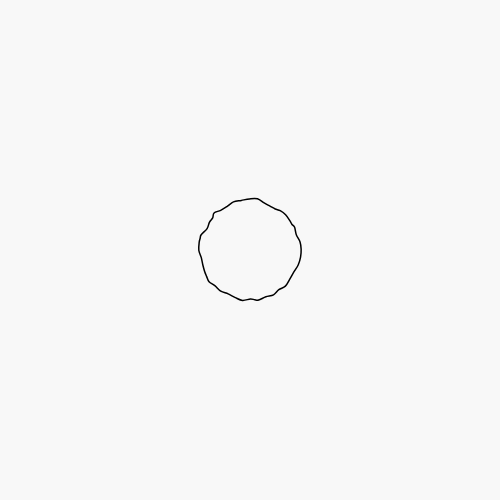
Frame 1 (no input)
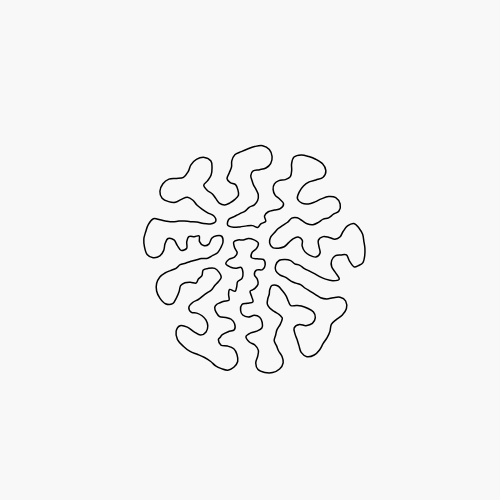
Frame 60 (no input)
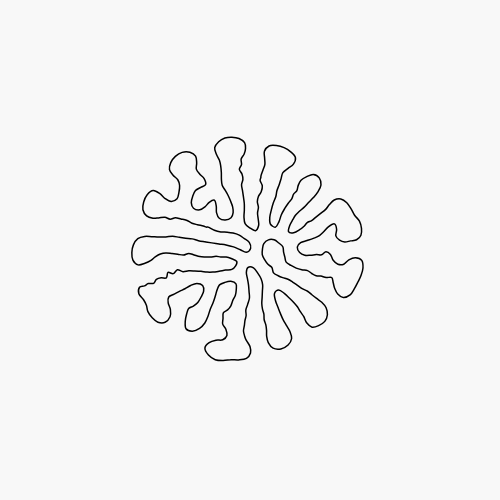
Frame 120 (the mouse pressed at the canvas centre since frame 60)

The p5.js sketch that drew these frames (run headless with seeded random() and noise() and a simulated clock; from frame 60 on, the mouse is pressed at the canvas centre):

// p5.js sketch
// ── sketch.js
// 차분 성장 — 검은 폐곡선이 접히며 자란다. 클릭: 재시작
const REP_R = 26, REP_F = 1.1, SPRING = 0.36, ALIGN = 0.28, REST = 6, MAX_LEN = 10, MAX_N = 1300;
let nodes = [];

function setup() {
  createCanvas(500, 500);
  reset();
}

function reset() {
  nodes = [];
  for (let i = 0; i < 40; i++) {
    const a = (i / 40) * TWO_PI;
    nodes.push({ x: 250 + 50 * cos(a) + random(-2, 2), y: 250 + 50 * sin(a) + random(-2, 2) });
  }
}

function iterate() {
  const n = nodes.length;
  const fx = new Float32Array(n), fy = new Float32Array(n);
  const R2 = REP_R * REP_R;
  // 척력
  for (let i = 0; i < n; i++) {
    for (let j = i + 1; j < n; j++) {
      const dx = nodes[j].x - nodes[i].x, dy = nodes[j].y - nodes[i].y;
      const d2 = dx * dx + dy * dy;
      if (d2 < R2 && d2 > 1e-6) {
        const d = Math.sqrt(d2);
        const f = ((REP_R - d) / REP_R) * REP_F;
        const ux = dx / d, uy = dy / d;
        fx[i] -= ux * f; fy[i] -= uy * f;
        fx[j] += ux * f; fy[j] += uy * f;
      }
    }
  }
  // 인력(스프링) + 정렬
  for (let i = 0; i < n; i++) {
    const prev = nodes[(i - 1 + n) % n], next_ = nodes[(i + 1) % n], me = nodes[i];
    for (const nb of [prev, next_]) {
      const dx = nb.x - me.x, dy = nb.y - me.y;
      const d = Math.hypot(dx, dy) || 1;
      const f = ((d - REST) / d) * SPRING;
      fx[i] += dx * f; fy[i] += dy * f;
    }
    fx[i] += ((prev.x + next_.x) / 2 - me.x) * ALIGN;
    fy[i] += ((prev.y + next_.y) / 2 - me.y) * ALIGN;
  }
  for (let i = 0; i < n; i++) {
    // 미세 요동: 좌굴(buckling) 유발
    nodes[i].x = constrain(nodes[i].x + fx[i] * 0.55 + random(-0.25, 0.25), 5, width - 5);
    nodes[i].y = constrain(nodes[i].y + fy[i] * 0.55 + random(-0.25, 0.25), 5, height - 5);
  }
  // 성장 1: 긴 간선에 노드 삽입
  if (nodes.length < MAX_N) {
    for (let i = nodes.length - 1; i >= 0; i--) {
      const a = nodes[i], b = nodes[(i + 1) % nodes.length];
      if (dist(a.x, a.y, b.x, b.y) > MAX_LEN) {
        nodes.splice(i + 1, 0, { x: (a.x + b.x) / 2 + random(-0.5, 0.5), y: (a.y + b.y) / 2 + random(-0.5, 0.5) });
      }
    }
  }
  // 성장 2: 무작위 간선에 노드 주입
  if (nodes.length < MAX_N) {
    for (let k = 0; k < 3; k++) {
      const i = floor(random(nodes.length));
      const a = nodes[i], b = nodes[(i + 1) % nodes.length];
      nodes.splice(i + 1, 0, { x: (a.x + b.x) / 2 + random(-0.5, 0.5), y: (a.y + b.y) / 2 + random(-0.5, 0.5) });
    }
  }
}

function draw() {
  background(248);
  for (let k = 0; k < 2; k++) iterate();
  noFill();
  stroke(0);
  strokeWeight(1.5);
  beginShape();
  for (const p of nodes) curveVertex(p.x, p.y);
  curveVertex(nodes[0].x, nodes[0].y);
  curveVertex(nodes[1].x, nodes[1].y);
  curveVertex(nodes[2].x, nodes[2].y);
  endShape();
}

function mousePressed() {
  if (mouseX >= 0 && mouseX < width && mouseY >= 0 && mouseY < height) reset();
}
